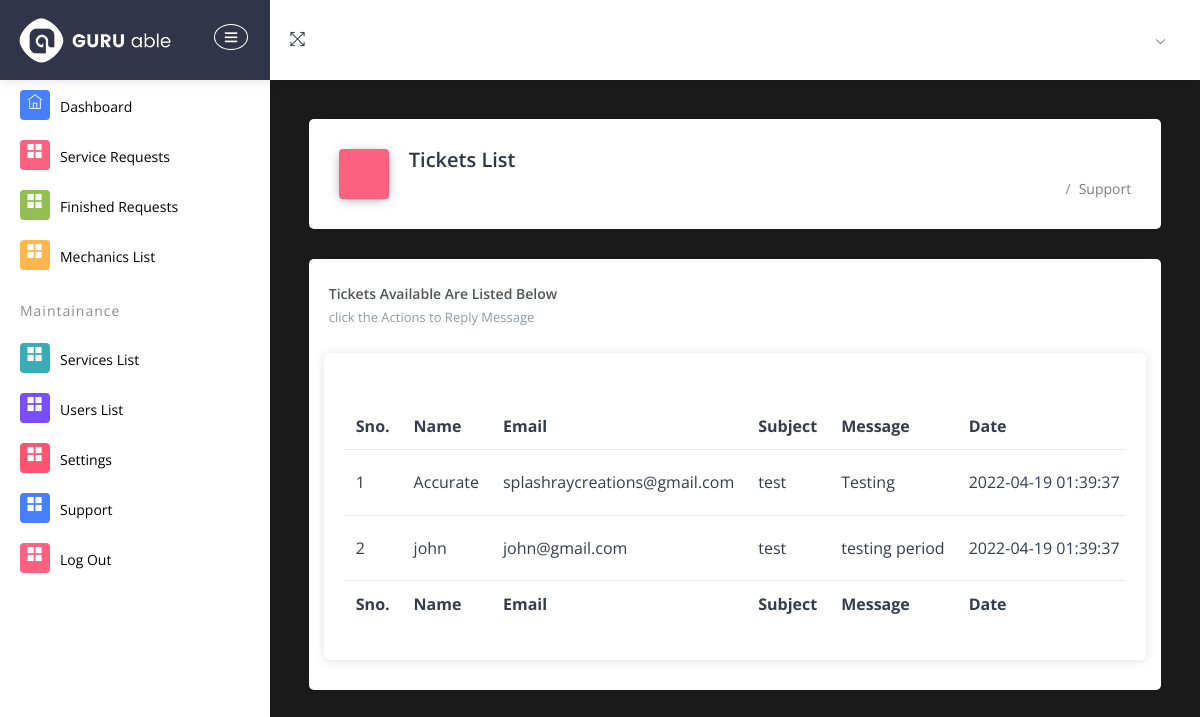
/admin/support.php (signed in), run on the app's committed database.
### tables this page shows
CREATE TABLE `message` (
  `message_id` int(3) NOT NULL,
  `name` varchar(255) NOT NULL,
  `email` varchar(255) NOT NULL,
  `subject` varchar(255) NOT NULL,
  `message` varchar(255) NOT NULL,
  `date` datetime NOT NULL DEFAULT current_timestamp()
);

### admin/support.php (the view, shortened to what this page needs)
<?php
 include('../includes/db.php');
if (strlen($_SESSION['id']==0)) {
  header('location:logout.php');
  ob_end_flush();
  } else{
?>
<?php  include_once('./include/admin_header.php');  ?>
<?php  include_once('./include/admin_nav.php');  ?>
            <div class="pcoded-main-container">
                <div class="pcoded-wrapper">
<?php  include_once('./include/admin_sidebar.php');  ?>
                    <div class="pcoded-content">
                        <div class="pcoded-inner-content">
                            <div class="main-body">
                                <div class="page-wrapper">
                                    <div class="page-header card">
                                        <div class="row align-items-end">
                                            <div class="col-lg-8">
                                                <div class="page-header-title">
                                                    <i class="icofont icofont icofont icofont-file-document bg-c-pink"></i>
                                                    <div class="d-inline">
                                                    <h4>Tickets List</h4>
                                                    </div>
                                                </div>
                                            </div>
                                            <div class="col-lg-4">
                                                <div class="page-header-breadcrumb">
                                                    <ul class="breadcrumb-title">
                                                        <li class="breadcrumb-item">
                                                            <a href="home.php">
                                                                <i class="icofont icofont-home"></i>
                                                            </a>
                                                        </li>
                                                        <li class="breadcrumb-item"><a href="support.php">Support</a>
                                                        </li>
                                                    </ul>
                                                </div>
                                            </div>
                                        </div>
                                    </div>
 <div class="page-body">
                                    <div class="card">
                                        <div class="card-header ">
                                            <h5>Tickets Available Are Listed Below</h5>
                                            <span> click the Actions to Reply Message  </span>
                                            <div class="card-header-right">    <ul class="list-unstyled card-option">        <li><i class="icofont icofont-simple-left "></i></li>        </ul></div>
                                        </div>
                                <div class="col-xl-12 col-xl-12">
                                    <div class="card project-task">
                                        <div class="card-header">
                                        </div>
                                        <div class="card-block p-b-10">
                                            <div class="table-responsive">
                                                <table class="table table-hover">
                                                    <thead>
                                                        <tr>
                                                            <th>Sno.</th>
                                                            <th>Name</th>
                                                            <th>Email</th>
                                                            <th>Subject</th>
                                                            <th>Message</th>
                                                            <th>Date</th>
                                                        </tr>
                                                    </thead>
                                                    <tfoot>
                                                        <tr>
                                                            <th>Sno.</th>
                                                            <th>Name</th>
                                                            <th>Email</th>
                                                            <th>Subject</th>
                                                            <th>Message</th>
                                                            <th>Date</th>
                                                        </tr>
                                                    </tfoot>
                                                    <tbody>
                                            <?php
                                                $query = "SELECT * FROM message";
                                                $select_ser = mysqli_query($conn,$query);
                                                $cnt=1;
                                                while($row = mysqli_fetch_assoc($select_ser)){
                                            ?>
                                                        <tr class="table-hover">
                                                        <td><?php echo $cnt; ?></td>
                                                            <td> <?php echo $row["name"]; ?> </td>
                                                            <td> <?php echo $row["email"]; ?> </td>
                                                            <td> <?php echo $row["subject"]; ?> </td>
                                                            <td> <?php echo $row["message"]; ?> </td>
                                                            <td> <?php echo $row["date"]; ?> </td>
                                                            </tr>
                                                            <?php $cnt=$cnt+1; }?>
                                                    </tbody>
                                                </table>
                                            </div>
                                        </div>
                                    </div>
                                </div>
                                            </div>
                                            </div>
                                            </div>
                                        </div>
                                    </div>
<?php } include_once('./include/admin_footer.php') ?>

### data on the page
message: name "Accurate", email "splashraycreations@gmail.com", subject "test", message "Testing", date "2022-04-19 01:39:37"
message: name "john", email "john@gmail.com", subject "test", message "testing period", date "2022-04-19 01:39:37"
